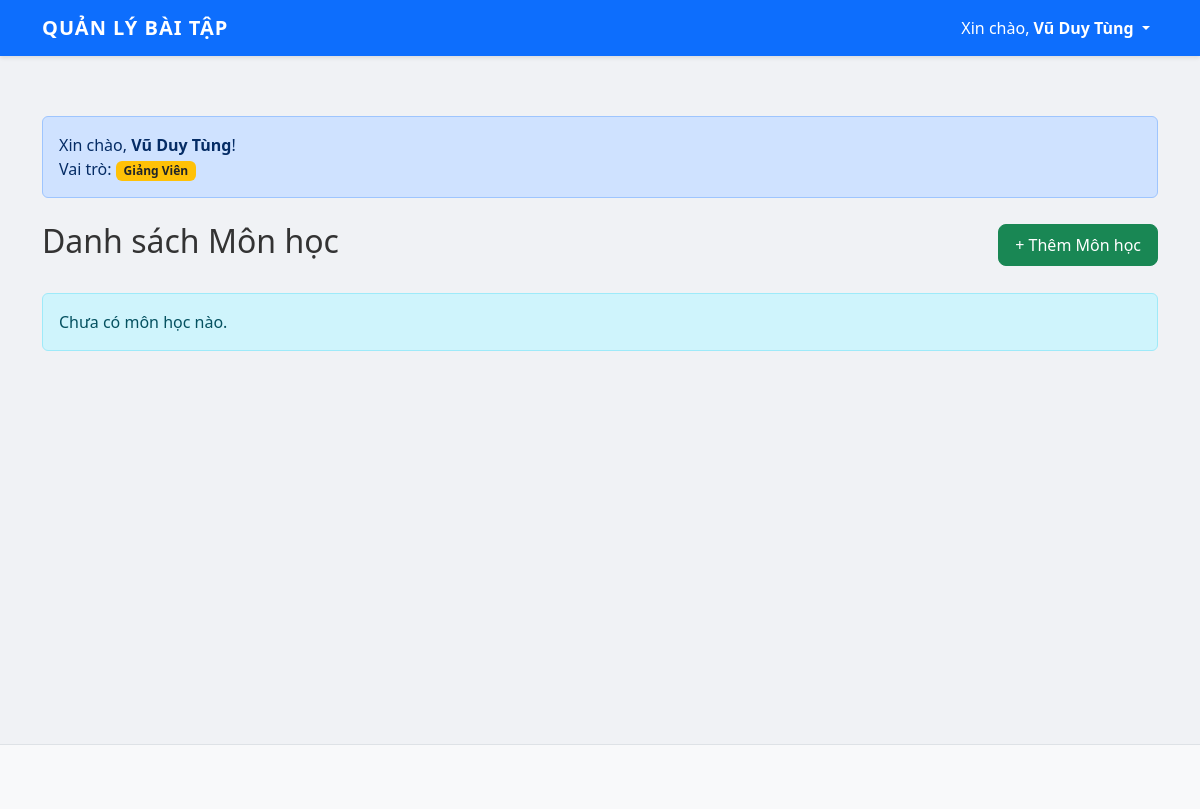
/index.php (signed in), run on an earlier commit of the app's database.
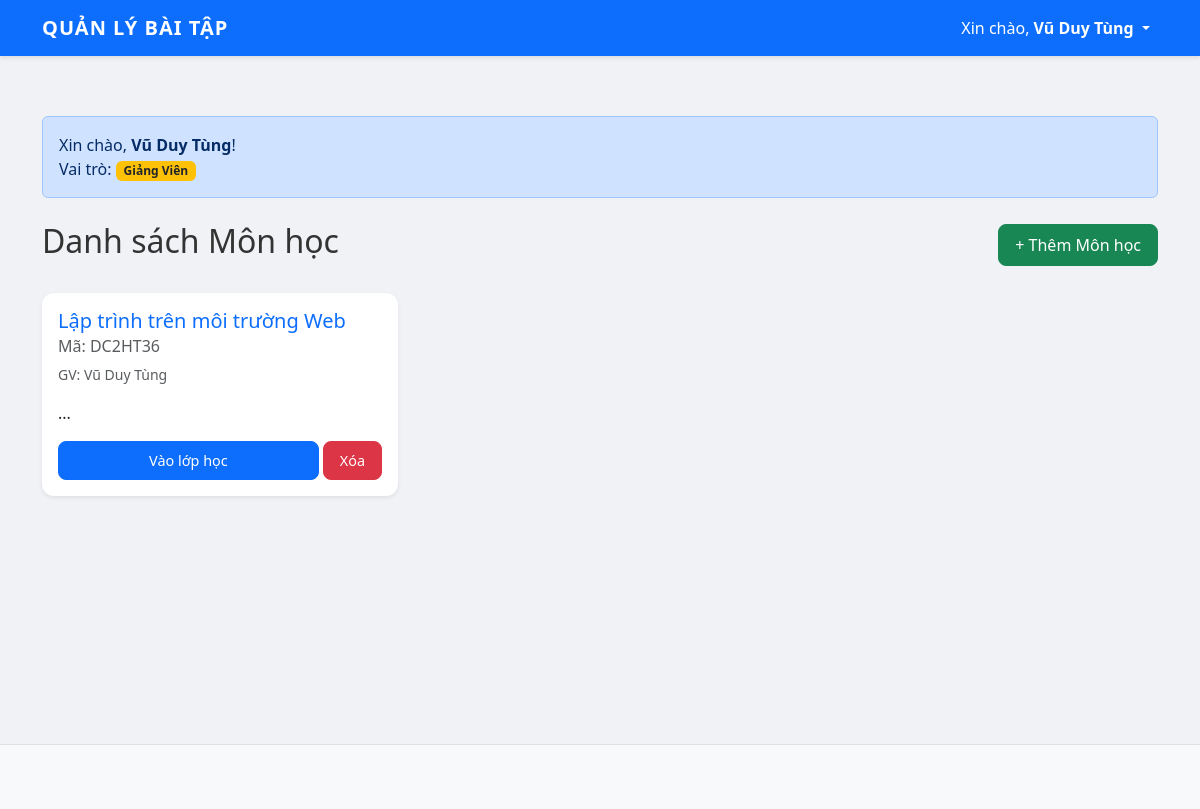
And on a later commit of the database.
### tables this page shows
CREATE TABLE `subjects` (
  `id` int(11) NOT NULL,
  `name` varchar(100) NOT NULL,
  `code` varchar(20) NOT NULL,
  `description` text DEFAULT NULL,
  `teacher_id` int(11) DEFAULT NULL,
  `created_at` timestamp NOT NULL DEFAULT current_timestamp()
);

CREATE TABLE `users` (
  `id` int(11) NOT NULL,
  `username` varchar(50) NOT NULL,
  `password` varchar(255) NOT NULL,
  `fullname` varchar(100) NOT NULL,
  `role` enum('Sinh Viên','Giảng Viên') DEFAULT 'Sinh Viên',
  `created_at` timestamp NOT NULL DEFAULT current_timestamp()
);

### index.php (the view, shortened to what this page needs)
<?php
require_once 'includes/db.php';
require_once 'includes/header.php';
$sql = "SELECT subjects.*, users.fullname as teacher_name
        FROM subjects
        JOIN users ON subjects.teacher_id = users.id
        ORDER BY subjects.created_at DESC";
$stmt = $conn->query($sql);
$subjects = $stmt->fetchAll(PDO::FETCH_ASSOC);
?>
<div class="alert alert-primary mt-3">
    Xin chào, <strong><?php echo $_SESSION['fullname']; ?></strong>! <br>
    Vai trò: <span class="badge bg-warning text-dark"><?php echo $_SESSION['role']; ?></span>
</div>
<div class="d-flex justify-content-between align-items-center mb-4 mt-4">
    <h2>Danh sách Môn học</h2>
    <?php if ($_SESSION['role'] == 'Giảng Viên'): ?>
        <a href="add_subject.php" class="btn btn-success">+ Thêm Môn học</a>
    <?php endif; ?>
</div>
<div class="row">
    <?php if (count($subjects) > 0): ?>
        <?php foreach ($subjects as $row): ?>
            <div class="col-md-4 mb-4">
                <div class="card h-100 shadow-sm border-primary">
                    <div class="card-body">
                        <h5 class="card-title text-primary"><?php echo htmlspecialchars($row['name']); ?></h5>
                        <h6 class="card-subtitle mb-2 text-muted">Mã: <?php echo htmlspecialchars($row['code']); ?></h6>
                        <p class="card-text text-muted small">
                            GV: <?php echo htmlspecialchars($row['teacher_name']); ?>
                        </p>
                        <p class="card-text">
                            <?php echo htmlspecialchars(substr($row['description'], 0, 80)); ?>...
                        </p>
                        <div class="d-flex justify-content-between">
                            <a href="view_subject.php?id=<?php echo $row['id']; ?>" class="btn btn-primary btn-sm flex-grow-1 me-1">
                                Vào lớp học
                            </a>
                            <?php if ($_SESSION['role'] == 'Giảng Viên'): ?>
                                <a href="delete_subject.php?id=<?php echo $row['id']; ?>"
                                   class="btn btn-danger btn-sm"
                                   onclick="return confirm('CẢNH BÁO: Bạn có chắc muốn xóa môn này? Tất cả bài tập và bài nộp trong môn này sẽ bị xóa vĩnh viễn!');">
                                    Xóa
                                </a>
                            <?php endif; ?>
                        </div>
                        </div>
                </div>
            </div>
        <?php endforeach; ?>
    <?php else: ?>
        <div class="col-12">
            <div class="alert alert-info">Chưa có môn học nào.</div>
        </div>
    <?php endif; ?>
</div>
<?php require_once 'includes/footer.php'; ?>

### includes/header.php (shortened to what this page needs)
<!DOCTYPE html>
<html lang="vi">
<head>
    <link href="https://cdn.jsdelivr.net/npm/bootstrap@5.3.0/dist/css/bootstrap.min.css" rel="stylesheet">
    <link rel="stylesheet" href="css/style.css">
</head>
<body>
<nav class="navbar navbar-expand-lg navbar-dark bg-primary mb-4">
  <div class="container">
    <a class="navbar-brand" href="index.php">QUẢN LÝ BÀI TẬP</a>
    <div class="collapse navbar-collapse">
      <ul class="navbar-nav ms-auto">
        <?php if (isset($_SESSION['user_id'])): ?>
            <li class="nav-item dropdown">
                <a class="nav-link dropdown-toggle text-white" href="#" id="navbarDropdown" role="button" data-bs-toggle="dropdown" aria-expanded="false">
                    Xin chào, <strong><?php echo $_SESSION['fullname']; ?></strong>
                </a>
            </li>
            <?php else: ?>
                <li class="nav-item"><a class="nav-link" href="login.php">Đăng nhập</a></li>
                <li class="nav-item"><a class="nav-link" href="register.php">Đăng ký</a></li>
                <?php endif; ?>
            </ul>
        </div>
    </div>
</nav>
<div class="container main-content">

### includes/footer.php (shortened to what this page needs)
</div> <footer class="bg-light text-center text-lg-start mt-4 py-3 border-top">
  <div class="text-center p-3">
  </div>
</body>
</html>

### css/style.css (style rules this page uses)
body { background-color: #f0f2f5; font-family: 'Segoe UI', Tahoma, Geneva, Verdana, sans-serif; color: #333; }
.navbar { box-shadow: 0 2px 4px rgba(0,0,0,0.1); }
.navbar-brand { font-weight: bold; text-transform: uppercase; letter-spacing: 1px; }
.card { border: none; border-radius: 12px; transition: transform 0.2s ease, box-shadow 0.2s ease; background-color: #ffffff; }
.btn { border-radius: 8px; font-weight: 500; padding: 8px 16px; }
.btn-sm { font-size: 0.9rem; }
footer { background-color: #ffffff; color: #6c757d; font-size: 0.9rem; }
.main-content { min-height: 80vh; padding-top: 20px; padding-bottom: 40px; }

What changed in the data, as far as the page shows it:
added subjects: name "Lập trình trên môi trường Web", code "DC2HT36", teacher.fullname "Vũ Duy Tùng"
Also different on the page:
text no longer shown: "Chưa có môn học nào."
